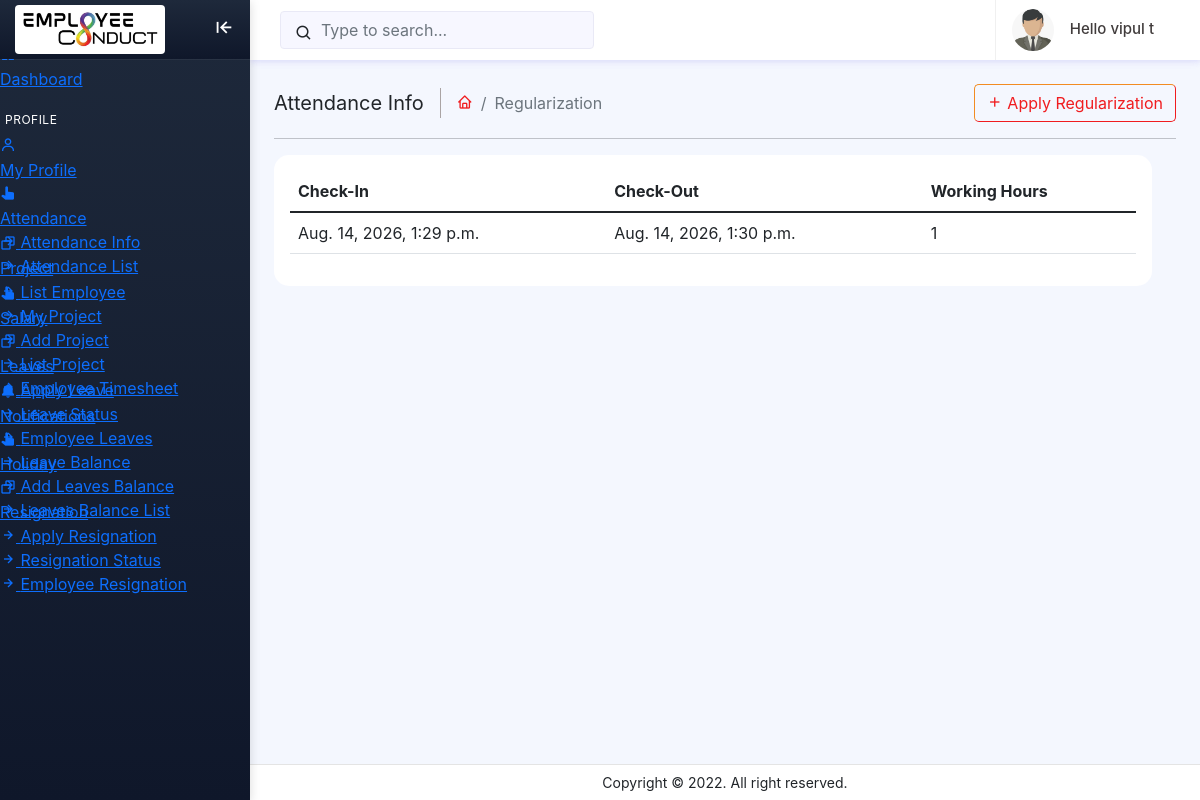
/managers/mregularization_required/2/2 (signed in), run on the app's committed database.
### account/models.py (models this page shows, shortened)
class CompanyStaff(models.Model):
    ROLE_SUPERADMIN = 'superadmin'
    ROLE_ADMIN = 'admin'
    ROLE_MANAGER = 'manager'
    ROLE_EMPLOYEE = 'employee'
    ROLE_CHOICES = [
        (ROLE_SUPERADMIN, _('Super Admin')),
        (ROLE_ADMIN, _('Admin')),
        (ROLE_MANAGER, _('Manager')),
        (ROLE_EMPLOYEE, _('Employee')),
    ]
    id = models.AutoField(primary_key=True)
    company = models.ForeignKey(Company,on_delete=models.CASCADE, null=True,blank=True)
    email = models.EmailField(_('email address'),null=True,blank=True)
    password = models.CharField(max_length=100,null=True,blank=True)
    role = models.CharField(
        _('role'),
        max_length=20,
        choices=ROLE_CHOICES,
        default=ROLE_EMPLOYEE,
        blank=True,
    )
    is_company_admin = models.BooleanField(default=False)
    is_manager = models.BooleanField(default=False)
    is_employee = models.BooleanField(default=False)
    is_active = models.BooleanField(default=True)
    is_authenticated = models.BooleanField(default=False)
    new_notification = models.BooleanField(default=False, null=False, blank=False)

### managers/models.py (models this page shows, shortened)
class Manager(models.Model):
    user = models.OneToOneField(CompanyStaff, on_delete=models.CASCADE, default=True)
    manager_first_name = models.CharField(max_length=100)
    manager_last_name = models.CharField(max_length=100)
    manager_email = models.EmailField(max_length=100)
    manager_joining_date = models.DateField(max_length=50)
    manager_department = models.ForeignKey(to = 'employee.Department', on_delete=models.CASCADE, null=True)
    manager_designation = models.CharField(max_length=100)
    manager_id = models.CharField(max_length=100)
    biometric_id = models.CharField(max_length=100, unique=True, null=True, blank=True)
    manager_phone = models.CharField(max_length=100, null=True)
    manager_salary = models.CharField(max_length=100, default=350000)
    manager_birth_date = models.CharField(max_length=100, null=True)
    manager_gender = models.CharField(max_length=50, null=True, choices=Gendar)
    manager_father = models.CharField(max_length=100,null=True)
    manager_mother = models.CharField(max_length=100,null=True)
    manager_address = models.CharField(max_length=50, null=True)
    manager_pin_code = models.CharField(max_length=50, null=True)
    manager_state = models.CharField(max_length=50, null=True)
    manager_country = models.CharField(max_length=50, null=True)
    manager_image = models.FileField(upload_to='media/', blank=True)
    manager_created_date = models.DateTimeField(auto_now=True)
    manager_status = models.CharField(max_length=32, choices=manager_status, default='Active')
    manager_tel = models.CharField(max_length=50, null=True)
    manager_nationality = models.CharField(max_length=50, null=True)
    manager_religion = models.CharField(max_length=50, null=True)
    manager_marital_status = models.CharField(max_length=50, null=True)
    manager_emergency_primary_name = models.CharField(max_length=50, null=True)
    manager_emergency_primary_relationship = models.CharField(max_length=50, null=True)
    manager_emergency_primary_phone1 = models.CharField(max_length=50, null=True)
    manager_emergency_primary_phone2 = models.CharField(max_length=50, null=True)
    manager_education_institution = models.CharField(max_length=50, null=True)
    manager_education_subject = models.CharField(max_length=50, null=True)
    manager_education_starting_date = models.CharField(max_length=50, null=True)
    manager_education_complete_date = models.CharField(max_length=50, null=True)
    manager_education_degree = models.CharField(max_length=50, null=True)
    manager_education_grade = models.CharField(max_length=50, null=True)
    manager_experience_company_name = models.CharField(max_length=50, null=True)
    manager_experience_company_location = models.CharField(max_length=50, null=True)
    manager_experience_company_job_position = models.CharField(max_length=50, null=True)
    manager_experience_company_period_from = models.CharField(max_length=50, null=True)
    manager_experience_company_period_to = models.CharField(max_length=50, null=True)

class ManagerAttendance(models.Model):
    check_in = models.DateTimeField()
    check_out = models.DateTimeField(blank=True, null=True)
    manager = models.ForeignKey(Manager, null=True, on_delete=models.CASCADE)
    @property
    def working_hour(self):
        working_hour = None
        if self.check_in and self.check_out:
            check_in_hour = self.check_in.hour
            check_out_hour = self.check_out.hour
            working_hour = check_out_hour - check_in_hour
        return working_hour
    @property
    def regularization_required(self):
        if self.check_in and self.check_out:
            check_in_hour = self.check_in.hour
            check_out_hour = self.check_out.hour
            working_hour = check_out_hour - check_in_hour
            if working_hour < 9 :
                return True
            else:
                return False
        return False

### managers/views.py (the view)
# urls.py: path('regularization_required/<int:company_id>/<int:company_staff_id>', views.regularization_required_attendance, name='regularization_required'),
def regularization_required_attendance(request,company_id, company_staff_id):
    company_staff = CompanyStaff.objects.get(id=company_staff_id)
    atts = ManagerAttendance.objects.filter(manager=company_staff.manager)
    if atts:
        for att in atts:
            if att.regularization_required == False:
                atts = atts.exclude(id=att.id)
    print(atts)
    return render(request, 'managers/regularization.html', context={'atts': atts,'company_id':company_id, 'company_staff_id':company_staff_id})

### employee/context_processors.py (called while the page is built, shortened)
def employee_notifications(request):
    context = {
        'unread_notification_count': 0
    }
    try:
        company_staff_id = None
        if hasattr(request, 'session') and 'company_staff_id' in request.session:
            company_staff_id = request.session.get('company_staff_id')
        if not company_staff_id and hasattr(request, 'resolver_match') and request.resolver_match:
            kwargs = request.resolver_match.kwargs
            company_staff_id = kwargs.get('company_staff_id')
        if company_staff_id:
            try:
                company_staff_id = int(company_staff_id)
                company_staff = CompanyStaff.objects.filter(id=company_staff_id).first()
            except (ValueError, TypeError):
                pass
    except Exception:
        pass
    return context

### managers/templatetags/manager_filter.py (called while the page is built)
@register.simple_tag
def get_manager_display_name(company_staff_id):
    if not company_staff_id:
        return "User"
    try:
        staff = CompanyStaff.objects.get(id=company_staff_id)
        manager = staff.manager
        return f"{manager.manager_first_name} {manager.manager_last_name}".strip() or "User"
    except (CompanyStaff.DoesNotExist, Manager.DoesNotExist, AttributeError):
        return "User"

@register.simple_tag
def get_manager_profile_image_url(company_staff_id):
    if not company_staff_id:
        return ""
    try:
        staff = CompanyStaff.objects.get(id=company_staff_id)
        manager = staff.manager
        if manager.manager_image:
            return manager.manager_image.url
    except (CompanyStaff.DoesNotExist, Manager.DoesNotExist, AttributeError):
        pass
    return ""

### managers/templates/managers/regularization.html (shortened to what this page needs)
{% load static %}
{% include "managers/header.html" %}
{% include "managers/sidebar.html" %}
{% include "managers/topbar.html" %}
      <div class="page_wrapper">
        <div class="page-content">
          <div class="page-breadcrumb d-sm-flex align-items-center mb-3">
            <div class="breadcrumb-title pe-3">Attendance Info</div>
            <div class="ps-3">
              <nav aria-label="breadcrumb">
                <ol class="breadcrumb mb-0 p-0">
                  <li class="breadcrumb-item">
                    <a href="{% url 'dashboard' company_id company_staff_id %}">
                      <i class="bx bx-home"></i>
                    </a>
                  </li>
                  <li class="breadcrumb-item active" aria-current="page">Regularization</li>
                </ol>
              </nav>
            </div>
            <div class="ms-auto">
              <div class="btn-group">
                <button type="button" class="btn btn-outline-orangeyellow" data-bs-toggle="modal" data-bs-target="#applyregularizationModal" id="updateprofileBtn">
                  <i class="bx bx-plus"></i> Apply Regularization
                </button>
              </div>
            </div>
          </div>
          <hr>
          <div class="row mt-3">
            <div class="col">
              <div class="card shadow-none border radius-15">
                <div class="card-body">
                  <div class="table-responsive">
                    <table class="table table-fluid" id="myTable">
                      <thead>
                        <tr>
                          <th>Check-In</th>
                          <th>Check-Out</th>
                          <th>Working Hours</th>
                        </tr>
                      </thead>
                      <tbody>
                            {% for att in atts %}
        <tr>
            <td>{% if att.check_in %}{{ att.check_in|date:"M. d, Y, g:i a" }}{% else %}-{% endif %}</td>
            <td>{% if att.check_out %}{{ att.check_out|date:"M. d, Y, g:i a" }}{% else %}-{% endif %}</td>
            <td>{{att.working_hour}}</td>
         </tr>
       {% endfor %}
                      </tbody>
                    </table>
                  </div>
                </div>
              </div>
            </div>
          </div>
        </div>
        <footer class="page-footer">
          <p class="mb-0">Copyright © 2022. All right reserved.</p>
        </footer>
      </div>
    </div>
  </body>
</html>

### managers/templates/managers/topbar.html (shortened to what this page needs)
{% load static %}
{% load manager_filter %}
      <header>
        <div class="topbar d-flex align-items-center">
          <nav class="navbar navbar-expand">
            <div class="search-bar flex-grow-1">
              <div class="position-relative search-bar-box">
                <input type="text" class="form-control search-control" placeholder="Type to search...">
                <span class="position-absolute top-50 search-show translate-middle-y">
                  <i class="bx bx-search"></i>
                </span>
              </div>
            </div>
            <div class="user-box dropdown">
              <a class="d-flex align-items-center nav-link dropdown-toggle dropdown-toggle-nocaret" href="#" role="button" data-bs-toggle="dropdown" aria-expanded="false">
                {% get_manager_profile_image_url company_staff_id as manager_photo_url %}
                <img src="{% if manager_photo_url %}{{ manager_photo_url }}{% else %}{% static 'asets/images/dummy-man.png' %}{% endif %}" class="user-img" alt="user avatar" onerror="this.src='{% static 'asets/images/dummy-man.png' %}'">
                <div class="user-info ps-3">
                  <p class="user-name mb-0">Hello {% if manager %}{{ manager.manager_first_name }} {{ manager.manager_last_name }}{% else %}{% get_manager_display_name company_staff_id %}{% endif %}</p>
                </div>
              </a>
            </div>
          </nav>
        </div>
      </header>

### administration/static/asets/css/style.css (style rules this page uses)
body { font-family: 'Inter', sans-serif !important; background: #f4f7fe; box-sizing: border-box !important; min-height: 100vh; }
.wrapper header .topbar { position: fixed; top: 0; left: 250px; right: 0; height: 60px; background: #fff; border-bottom: 1px solid rgb(228 228 228 / 0%); z-index: 10; -webkit-box-shadow: 0 2px 6px 0 rgb(218 218 253 / 65%), 0 0px 6px 0 rgb(206 206 238 / 54%); box-shadow: 0 2px 6px 0 rgb(218 218 253 / 65%), 0 0px 6px 0 rgb(206 206 238 / 54%); }
.wrapper header .topbar .navbar { width: 100%; height: 60px; padding-left: 30px; padding-right: 30px; }
.wrapper header .topbar .navbar .search-bar .search-bar-box { width: 45%; }
.wrapper header .topbar .navbar .search-bar .search-bar-box .search-control { background-color: #f7f7ff; border: 1px solid #e9e9f6; padding-left: 2.5rem; }
.wrapper header .topbar .navbar .search-show { font-size: 18px; left: 15px; bottom: 0px; }
.wrapper header .topbar .navbar .user-box { display: flex; align-items: center; height: 60px; border-left: 1px solid #f0f0f0; margin-left: 1rem; }
.wrapper header .topbar .navbar .user-box .user-img { width: 42px; height: 42px; border-radius: 50%; border: 0 solid #e5e5e5; padding: 0; }
.user-info .user-name { font-size: 15px; font-weight: 500; color: #413c3c; }
.dropdown-toggle::after { display: none; }
.page_wrapper { height: 100%; margin-top: 60px; margin-bottom: 30px; margin-left: 250px; }
.page_wrapper .page-content { padding: 1.5rem 1.5rem 0.7rem 1.5rem; }
.page_wrapper .page-content .card, .page_wrapper .page-content .card.shadow-none.border.radius-15 { border-radius: 16px; margin-bottom: 1.5rem; box-shadow: 0px 4px 20px rgba(0, 0, 0, 0.04); border: none !important; }
.breadcrumb-title { font-size: 20px; border-right: 1.5px solid #aaa4a4; }
.page-breadcrumb .breadcrumb li.breadcrumb-item i { font-size: 16px; color: #f01c1f; }
.page-breadcrumb .breadcrumb li.breadcrumb-item { font-size: 16px; }
.page-breadcrumb .breadcrumb li.breadcrumb-item a { text-decoration: none; color: #f01c1f; }
.radius-15 { border-radius: 15px !important; }
.page_wrapper .page-content .card { transition: transform 0.15s ease, box-shadow 0.15s ease, border-color 0.15s ease; }
.btn-outline-orangeyellow { border-left-color: #f28c22; border-top-color: #f28c22; border-right-color: #f01c1f; border-bottom-color: #f01c1f; color: #f01c1f; border-radius: 5px !important; }
.page-footer { background: #fff; left: 250px; right: 0; bottom: 0; position: fixed; text-align: center; padding: 7px; font-size: 14px; border-top: 1px solid #e4e4e4; z-index: 3; }

### administration/static/asets/css/responsive.css (style rules this page uses)
html, body { max-width: 100%; overflow-x: hidden; }
img, svg, canvas, video { max-width: 100%; height: auto; }
.wrapper, .page_wrapper, .page_wrapper .page-content, .card, .card-body, .modal-content, .row, [class*="col-"] { min-width: 0; }
.page_wrapper { width: auto; max-width: calc(100% - 250px); }
.page_wrapper .page-content { width: 100%; max-width: 100%; }
.page_wrapper .page-content .card, .card { max-width: 100%; }
.row { max-width: 100%; }
.form-control, .form-select, textarea, select, input { max-width: 100%; }
.table-responsive, .dataTables_wrapper { width: 100%; max-width: 100%; overflow-x: auto; -webkit-overflow-scrolling: touch; }
.table-responsive table, .dataTables_wrapper table, table.dataTable { width: 100% !important; max-width: none; }
.table th, .table td, table.dataTable thead th, table.dataTable tbody td { vertical-align: middle; }
.card-body { overflow-x: auto; -webkit-overflow-scrolling: touch; }

### data on the page
CompanyStaff: id.manager_last_name "vipul t"
ManagerAttendance: check_in "Aug. 14, 2026, 1:29 p.m.", check_out "Aug. 14, 2026, 1:30 p.m.", working_hour "1"
